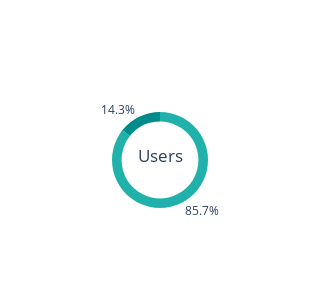

Notebook code cell kept with this figure:
### Code cell
data = [# Portfolio (inner donut)
        go.Pie(values=[60,10],
               labels=['Data Available','Not Available'],
               domain={'x':[0.2,0.8], 'y':[0.1,0.9]},
               hole=0.80,
               direction='clockwise',
               sort=False,
               marker={'colors':['lightseagreen','darkcyan']}),
        ]
pie3 = go.Figure(data=data)
pie3.update_layout(
    showlegend=False,
    autosize=False,
    width=300,
    height=300,
    title={
        'text': "Users",
        'y':0.5,
        'x':0.5,
        'xanchor': 'center',
        'yanchor': 'top'},
)
pie3.show()

### Figure 1 — Plotly figure (JSON) as saved in the notebook; plotly's stock layout.template omitted (floating-point values rounded to 4 significant figures)
{"data": [{"direction": "clockwise", "domain": {"x": [0.2, 0.8], "y": [0.1, 0.9]}, "hole": 0.8, "labels": ["Data Available", "Not Available"], "marker": {"colors": ["lightseagreen", "darkcyan"]}, "sort": false, "type": "pie", "values": [60, 10]}], "layout": {"autosize": false, "height": 300, "showlegend": false, "title": {"text": "Users", "x": 0.5, "xanchor": "center", "y": 0.5, "yanchor": "top"}, "width": 300}}
